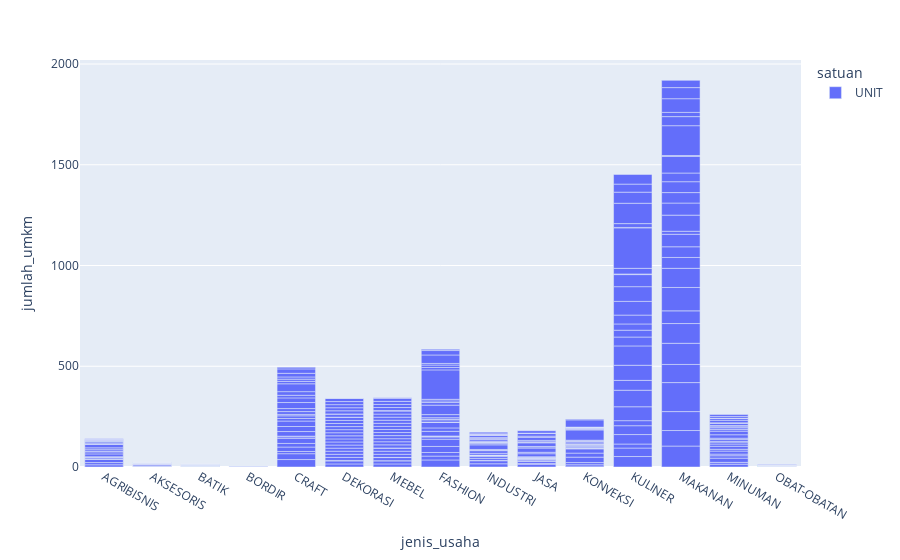

Write notebook code for a chart like this one.
### Markdown cell above
### **Jenis Usaha dan Jumlah UMKM manakah yang terbanyak dari setiap Satuan?**

### Code cell
bivariate_visualization_bar(
    data=data,
    x=data['jenis_usaha'],
    y=data['jumlah_umkm'],
    color=data['satuan']
)

### Figure 1 — Plotly figure (JSON) as saved in the notebook; plotly's stock layout.template omitted (floating-point values rounded to 4 significant figures; data arrays with more than 128 entries replaced by an {"elided": "..."} marker saying what was removed)
{"data": [{"alignmentgroup": "True", "hovertemplate": "satuan=UNIT<br>jenis_usaha=%{x}<br>jumlah_umkm=%{y}<extra></extra>", "legendgroup": "UNIT", "marker": {"color": "#636efa", "pattern": {"shape": ""}}, "name": "UNIT", "offsetgroup": "UNIT", "orientation": "v", "showlegend": true, "textposition": "auto", "type": "bar", "x": {"elided": "405 str values"}, "xaxis": "x", "y": {"elided": "405 float values"}, "yaxis": "y"}], "layout": {"autosize": true, "barmode": "relative", "legend": {"title": {"text": "satuan"}, "tracegroupgap": 0}, "margin": {"t": 60}, "xaxis": {"anchor": "y", "autorange": true, "domain": [0, 1], "range": [-0.5, 14.5], "title": {"text": "jenis_usaha"}, "type": "category"}, "yaxis": {"anchor": "x", "autorange": true, "domain": [0, 1], "range": [0, 2020], "title": {"text": "jumlah_umkm"}, "type": "linear"}}}
